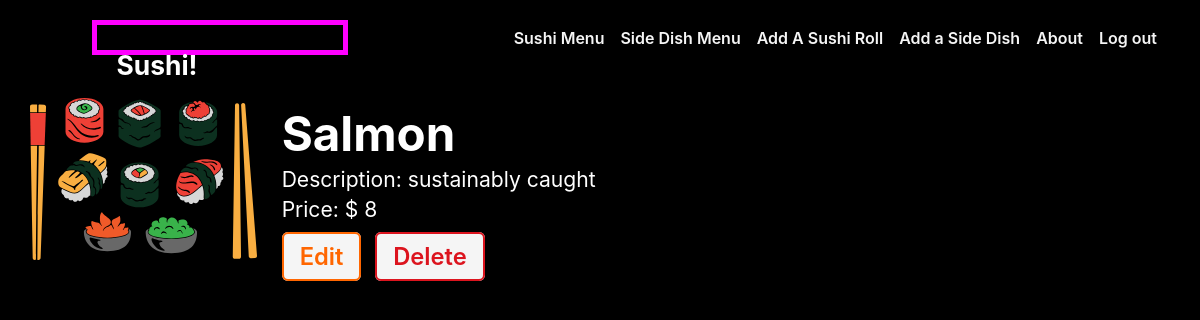
/sushi/4 (signed in), run on an earlier commit of the app's database.
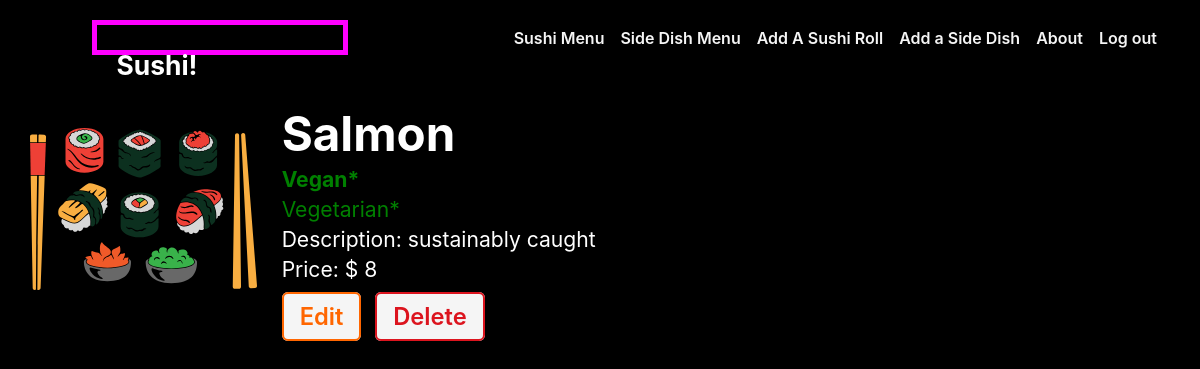
And on a later commit of the database.
### main_app/views.py (the view)
# urls.py: path('sushi/<int:sushi_id>', views.sushi_detail, name='sushi_detail'),
@login_required
def sushi_detail(request, sushi_id):
  sushi = Sushi.objects.get(id=sushi_id)
  return render(request, 'sushi/detail.html', { 'sushi': sushi })

### main_app/templates/sushi/detail.html
{% extends 'base.html' %} {% load static %} {% block head %}
<link
  rel="stylesheet"
  type="text/css"
  href="{% static 'css/sushi-detail.css' %}"
/>
{% endblock %} {% block content %}
<section class="sushi-container">
  <div class="sushi-img">
    <img src="{% static 'images/sushi.svg' %}" alt="sushi logo icon" />
  </div>
  <div class="sushi-details">
    <h1>{{ sushi.name }}</h1>
    {% if sushi.isVegan %}
    <p style="color: green; font-weight: bold">Vegan*</p>
    {% else %}
    <p></p>
    {% endif %} {% if sushi.isVegetarian %}
    <p style="color: green">Vegetarian*</p>
    {% else %}
    <p></p>
    {% endif %}
    <p>Description: {{ sushi.description }}</p>
    <p>Price: $ {{ sushi.price }}</p>
    <div class="sushi-actions">
      <a href="{% url 'sushi_update' sushi.id %}" class="btn warn">Edit</a>
      <a href="{% url 'sushi_delete' sushi.id %}" class="btn danger">Delete</a>
    </div>
  </div>
</section>
{% endblock %}

What changed in the data, as far as the page shows it:
changed Sushi "Salmon": isVegan False → True (drawn); isVegetarian False → True (drawn)
Also different on the page:
text now shown: "Vegan* Vegetarian*"
